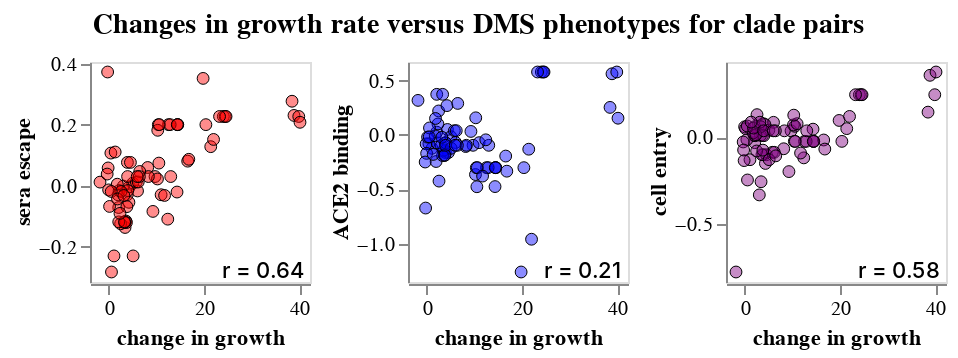

Write notebook code for a chart like this one.
### Markdown cell above
## Correlations between growth and phenotype changes for clade pairs
Correlations of growth rate versus change in each DMS phenotype for each clade pair:

### Code cell
pango_pair_dms_growth_df_tidy = pango_pair_dms_growth_df.melt(
    id_vars=[c for c in pango_pair_dms_growth_df.columns if c not in phenotypes],
    value_vars=phenotypes,
    var_name="phenotype_name",
    value_name="phenotype",
)

growth_phenotype_chart_size = 110

growth_phenotype_corr_base = (
    alt.Chart(pango_pair_dms_growth_df_tidy)
    .add_params(clade_selection)
    .properties(width=growth_phenotype_chart_size, height=growth_phenotype_chart_size)
)

growth_phenotype_scatter = (
    growth_phenotype_corr_base
    .encode(
        alt.X(
            "change_in_growth_rate",
            title="change in growth",
            scale=alt.Scale(nice=False, padding=5),
        ),
        alt.Y("phenotype:Q", title=None, scale=alt.Scale(nice=False, padding=5)),
        alt.Fill(
            "phenotype_name:N",
            sort=phenotypes,
            legend=None,
            scale=alt.Scale(domain=phenotypes, range=list(phenotype_colors.values())),
        ),
        size=alt.condition(clade_selection, alt.value(70), alt.value(35)),
        strokeWidth=alt.condition(clade_selection, alt.value(2), alt.value(0.5)),
        tooltip=["phenotype_name:O", alt.Tooltip("phenotype:Q", format=".2f"), *tooltips],
    )
    .mark_circle(stroke="black", strokeOpacity=1, fillOpacity=0.45)
)

growth_phenotype_r = (
    growth_phenotype_corr_base
    .transform_regression("change_in_growth_rate", "phenotype", params=True)
    .transform_calculate(
        r=alt.expr.if_(
            alt.datum["coef"][1] >= 0,
            alt.expr.sqrt(alt.datum["rSquared"]),
            -alt.expr.sqrt(alt.datum["rSquared"]),
        ),
        label='"r = " + format(datum.r, ".2f")',
    )
    .mark_text(align="right", color="black", fontWeight=500, fontSize=11, opacity=1)
    .encode(
        x=alt.value(growth_phenotype_chart_size - 3),
        y=alt.value(growth_phenotype_chart_size - 5),
        text=alt.Text("label:N"),
    )
)

growth_phenotype_chart = (
    (growth_phenotype_scatter + growth_phenotype_r)
    .facet(
        facet=alt.Facet(
            "phenotype_name:O",
            sort=phenotypes,
            header=alt.Header(
                orient="left",
                labelFontStyle="bold",
                labelFontSize=11,
                labelPadding=2,
                title=None,
            ),
        ),
        spacing=8,
        columns=len(phenotypes_basic),
    )
    .properties(
        title=alt.TitleParams(
            "Changes in growth rate versus DMS phenotypes for clade pairs",
            anchor="middle",
            fontSize=14,
            dy=-3,
        ),
    )
    .resolve_scale(y="independent")
    .configure_axis(grid=False)
)

display(growth_phenotype_chart)

### Figure 1 — Vega-Lite specification as saved in the notebook (floating-point values rounded to 4 significant figures; data arrays with more than 128 entries replaced by an {"elided": "..."} marker saying what was removed)
{"config": {"view": {"continuousWidth": 300, "continuousHeight": 300}, "axis": {"grid": false}}, "data": {"name": "data-e45c2f50c558296a172007c7d4a76f96"}, "facet": {"field": "phenotype_name", "header": {"labelFontSize": 11, "labelFontStyle": "bold", "labelPadding": 2, "orient": "left", "title": null}, "sort": ["sera escape", "ACE2 binding", "cell entry"], "type": "ordinal"}, "spec": {"layer": [{"mark": {"type": "circle", "fillOpacity": 0.45, "stroke": "black", "strokeOpacity": 1}, "encoding": {"fill": {"field": "phenotype_name", "legend": null, "scale": {"domain": ["sera escape", "ACE2 binding", "cell entry"], "range": ["red", "blue", "purple"]}, "sort": ["sera escape", "ACE2 binding", "cell entry"], "type": "nominal"}, "size": {"condition": {"param": "param_1", "value": 70, "empty": false}, "value": 35}, "strokeWidth": {"condition": {"param": "param_1", "value": 2, "empty": false}, "value": 0.5}, "tooltip": [{"field": "phenotype_name", "type": "ordinal"}, {"field": "phenotype", "format": ".2f", "type": "quantitative"}, {"field": "clade", "type": "nominal"}, {"field": "parent", "type": "nominal"}, {"field": "date", "type": "nominal"}, {"field": "spike_new_muts", "type": "nominal"}, {"field": "nonspike_new_muts", "type": "nominal"}, {"field": "change_in_growth_rate", "format": ".0f", "type": "quantitative"}, {"field": "growth_rate", "format": ".0f", "type": "quantitative"}, {"field": "parent_growth_rate", "format": ".0f", "type": "quantitative"}, {"field": "n_sequences", "type": "quantitative"}, {"field": "parent_n_sequences", "type": "quantitative"}], "x": {"field": "change_in_growth_rate", "scale": {"nice": false, "padding": 5}, "title": "change in growth", "type": "quantitative"}, "y": {"field": "phenotype", "scale": {"nice": false, "padding": 5}, "title": null, "type": "quantitative"}}, "name": "view_4"}, {"mark": {"type": "text", "align": "right", "color": "black", "fontSize": 11, "fontWeight": 500, "opacity": 1}, "encoding": {"text": {"field": "label", "type": "nominal"}, "x": {"value": 107}, "y": {"value": 105}}, "transform": [{"on": "change_in_growth_rate", "regression": "phenotype", "params": true}, {"calculate": "if((datum['coef'][1] >= 0),sqrt(datum['rSquared']),(-sqrt(datum['rSquared'])))", "as": "r"}, {"calculate": "\"r = \" + format(datum.r, \".2f\")", "as": "label"}]}], "height": 110, "width": 110}, "columns": 3, "params": [{"name": "param_1", "select": {"type": "point", "fields": ["clade"], "on": "mouseover"}, "views": ["view_4"]}], "resolve": {"scale": {"y": "independent"}}, "spacing": 8, "title": {"text": "Changes in growth rate versus DMS phenotypes for clade pairs", "anchor": "middle", "dy": -3, "fontSize": 14}, "$schema": "https://vega.github.io/schema/vega-lite/v5.8.0.json", "datasets": {"data-e45c2f50c558296a172007c7d4a76f96": {"elided": "228 records"}}}
